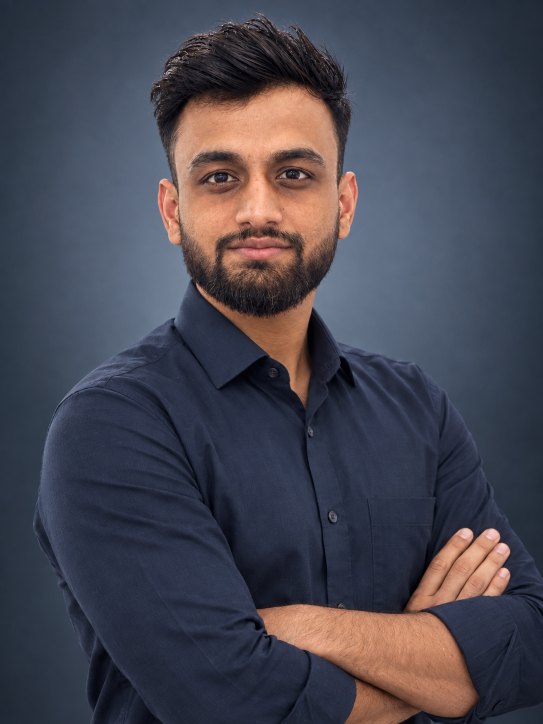
#> input picture dist/assets/ritik-resume-photo.png, 1086 x 1448 px, given in place of Ritik Resume Image.png, which was not available (shown at 1/2 size)
$ python build_resume.py
#> lines starting #> are read from the running program, lines starting #| are printed output that depends on the picture; after the words box and inside, x2 and y2 are one past the last pixel; in counts of white or black regions, pixels touching at a corner belong together; pictures that were not available may be replaced by others from this repository, and a replacement may not be noted
from pathlib import Path
from PIL import Image, ImageDraw
from docx import Document
from docx.shared import Mm, Pt, RGBColor
from docx.enum.text import WD_ALIGN_PARAGRAPH, WD_LINE_SPACING
from docx.enum.table import WD_TABLE_ALIGNMENT, WD_CELL_VERTICAL_ALIGNMENT
from docx.oxml import OxmlElement
from docx.oxml.ns import qn

ROOT = Path(__file__).resolve().parent
PHOTO = ROOT / 'Ritik Resume Image.png'
OUT = ROOT / 'Ritik_Dandir_Resume.docx'
ASSET = ROOT / '_resume_work'
ASSET.mkdir(exist_ok=True)
HEX = ASSET / 'profile_hex.png'

NAVY = '062A4D'; DARK = '031D36'; BLUE = '0B4F8A'; ACCENT = '2F80C9'
LIGHT = 'EAF3FB'; TEXT = '102A43'; GREY = '5B6770'; WHITE = 'FFFFFF'

# [27 lines left out: functions shade, borders, cell_margin, set_width, not called in this run]

def set_repeat_table_header(row):
    trPr = row._tr.get_or_add_trPr(); el = OxmlElement('w:tblHeader'); el.set(qn('w:val'), 'true'); trPr.append(el)

def no_borders(table):
    for row in table.rows:
        for cell in row.cells: borders(cell, top=('nil','FFFFFF',0), left=('nil','FFFFFF',0), bottom=('nil','FFFFFF',0), right=('nil','FFFFFF',0))

def font(run, size=9, color=TEXT, bold=False, italic=False, name='Arial'):
    run.font.name = name; run._element.rPr.rFonts.set(qn('w:eastAsia'), name)
    run.font.size = Pt(size); run.font.bold = bold; run.font.italic = italic; run.font.color.rgb = RGBColor.from_string(color)

# [6 lines left out: function para, not called in this run]

def clear_cell(cell):
    cell.text = ''
    p = cell.paragraphs[0]; p.paragraph_format.space_after = Pt(0); p.paragraph_format.space_before = Pt(0)

# [6 lines left out: function sidebar_heading, not called in this run]

def sidebar_bullet(cell, text, size=8.2):
    p = cell.add_paragraph(style=None); p.paragraph_format.left_indent = Mm(3.8); p.paragraph_format.first_line_indent = Mm(-3.2); p.paragraph_format.space_after = Pt(1.2); p.paragraph_format.line_spacing = 1.0
    r=p.add_run('•  '); font(r,size,'DDEEFF'); r=p.add_run(text); font(r,size,WHITE)

# [9 lines left out: function section_header, not called in this run]

def add_body(cell,text,size=8.5,bold=False,after=2,italic=False):
    p=cell.add_paragraph(); p.paragraph_format.space_after=Pt(after); p.paragraph_format.line_spacing=1.0
    r=p.add_run(text); font(r,size,TEXT,bold,italic); return p

def bullet(cell, text, size=8.0, after=0.7):
    p=cell.add_paragraph(); p.paragraph_format.left_indent=Mm(4.2); p.paragraph_format.first_line_indent=Mm(-3.6); p.paragraph_format.space_after=Pt(after); p.paragraph_format.line_spacing=1.0
    r=p.add_run('•  '); font(r,size,BLUE,True); r=p.add_run(text); font(r,size,TEXT)

def make_hex():
    im=Image.open(PHOTO).convert('RGB'); w,h=im.size
#> in make_hex, im is the input picture: PIL image 1086x1448 RGB; mean R, G, B 70.1, 69.4, 80.7
#> after `w, h = im.size`: w = 1086; h = 1448
    crop_w=int(h*0.78); left=(w-crop_w)//2; crop=im.crop((left,0,left+crop_w,h))
#> after `crop_w = int(h * 0.78)`: crop_w = 1129
#> after `left = (w - crop_w) // 2`: left = -22
#> after `crop = im.crop((left, 0, left + crop_w, h))`:
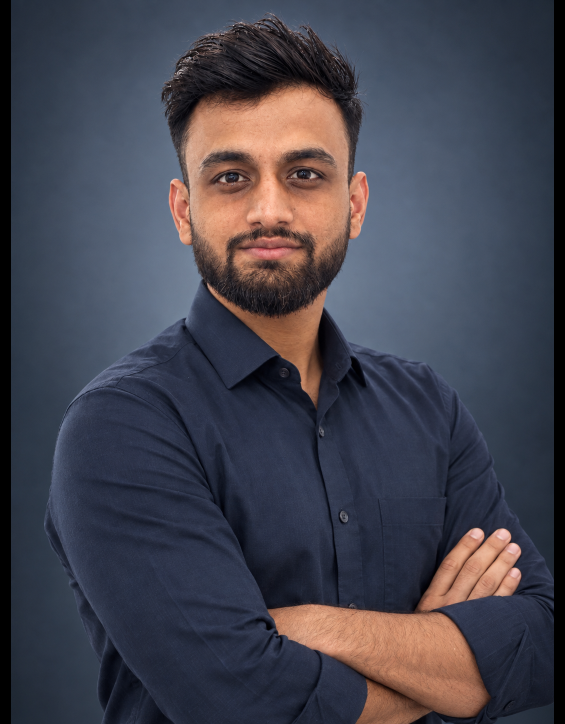
#> crop: PIL image 1129x1448 RGB (shown at 1/2 size); mean R, G, B 67.4, 66.8, 77.6
    crop=crop.resize((700,760),Image.Resampling.LANCZOS)
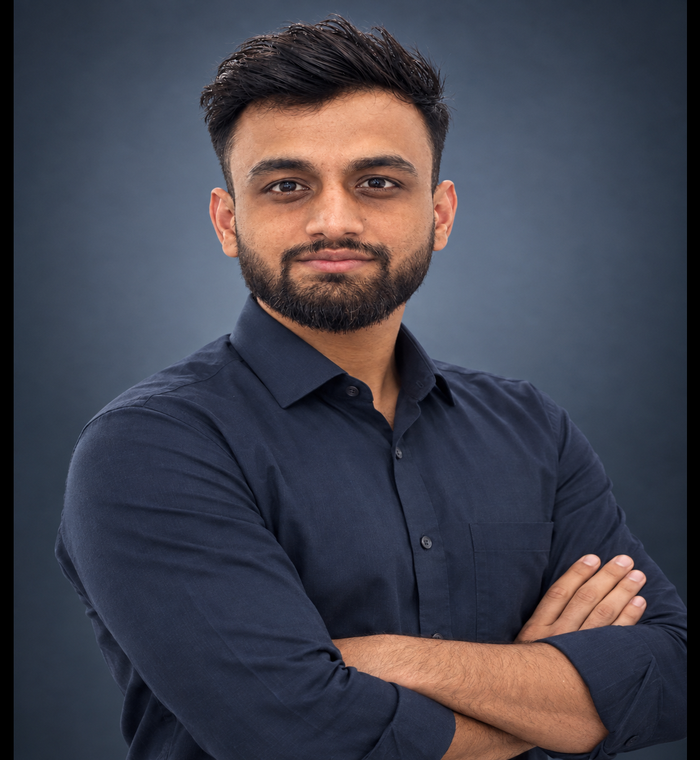
#> crop: PIL image 700x760 RGB; mean R, G, B 67.4, 66.8, 77.6
    out=Image.new('RGBA',(760,820),(0,0,0,0)); out.paste(crop,(30,30))
#> after `out = Image.new('RGBA', (760, 820), (0, 0, 0, 0))`: out: PIL image 760x820 RGBA; every value is 0
#> after `out.paste(crop, (30, 30))`:
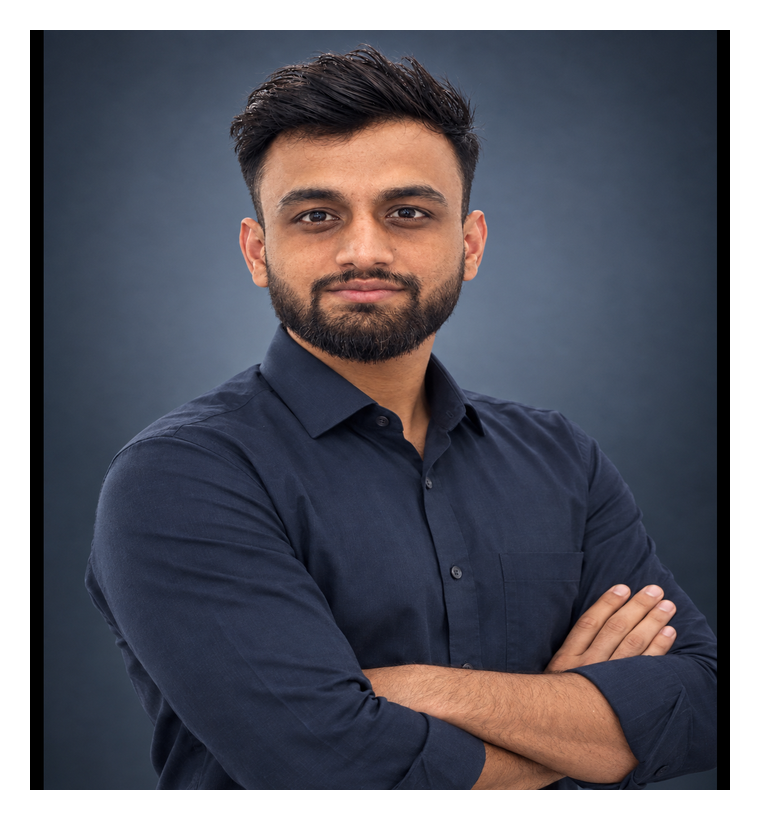
#> out: PIL image 760x820 RGBA; mean R, G, B, A 57.5, 57, 66.3, 217.7; transparent parts drawn white
    mask=Image.new('L',(700,760),0); d=ImageDraw.Draw(mask); d.polygon([(350,0),(680,165),(680,560),(350,760),(20,560),(20,165)],fill=255)
#> after `mask = Image.new('L', (700, 760), 0)`: mask: PIL image 700x760 L; every value is 0
    alpha=Image.new('L',out.size,0); alpha.paste(mask,(30,30)); out.putalpha(alpha)
#> after `alpha = Image.new('L', out.size, 0)`: alpha: PIL image 760x820 L; every value is 0
#> after `alpha.paste(mask, (30, 30))`:
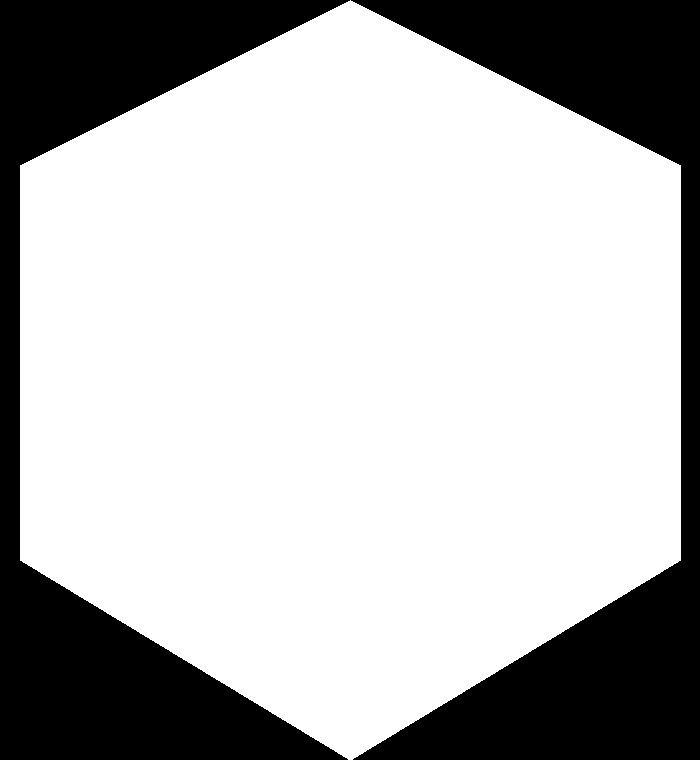
#> mask: PIL image 700x760 L; 71.8% white; 2 black regions, box (x1, y1, x2, y2) and area: (0, 0, 350, 760) 75430, (351, 0, 700, 760) 74670
#> after `alpha.paste(mask, (30, 30))`:
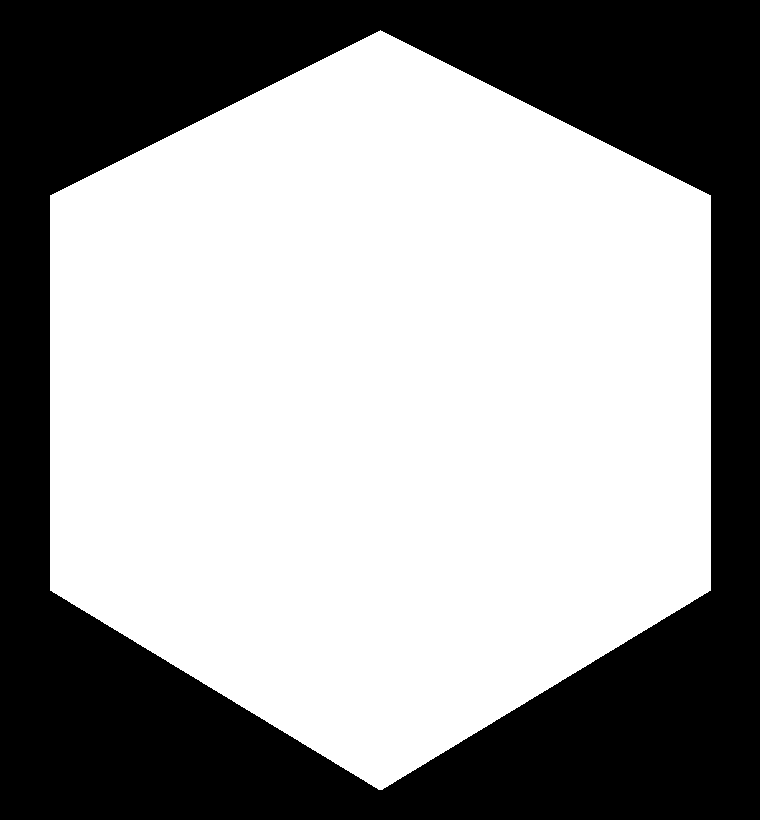
#> alpha: PIL image 760x820 L; 61.3% white; 1 black region, box (x1, y1, x2, y2) and area: (0, 0, 760, 820) 241300
#> after `out.putalpha(alpha)`:
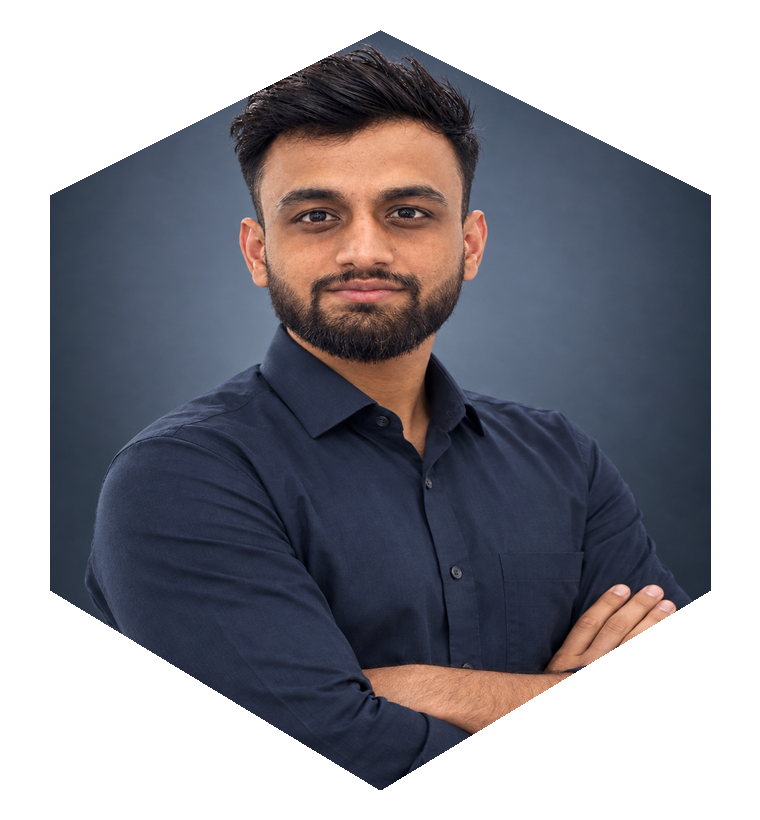
#> out: PIL image 760x820 RGBA; mean R, G, B, A 57.5, 57, 66.3, 156.3; transparent parts drawn white
    dr=ImageDraw.Draw(out); pts=[(380,15),(725,180),(725,575),(380,805),(35,575),(35,180)]
    dr.line(pts+[pts[0]],fill=(205,235,255,255),width=7,joint='curve')
    out.save(HEX)
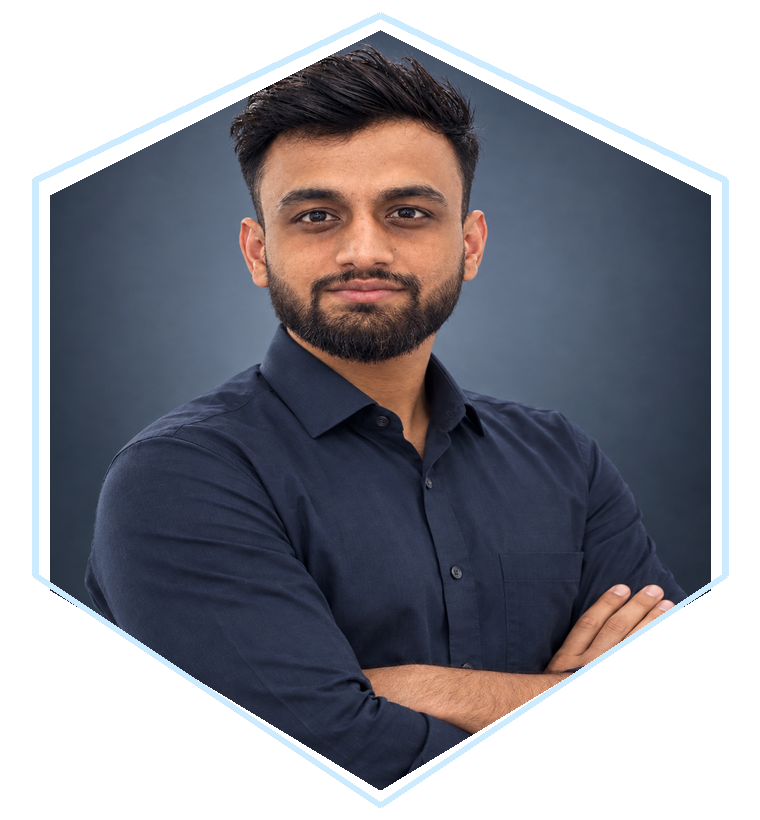
#> saved as profile_hex.png: PIL image 760x820 RGBA; mean R, G, B, A 61.6, 61.8, 71.4, 162.1; transparent parts drawn white

def build():
    make_hex(); d=Document(); sec=d.sections[0]; sec.page_width=Mm(210); sec.page_height=Mm(297); sec.top_margin=Mm(0); sec.bottom_margin=Mm(0); sec.left_margin=Mm(0); sec.right_margin=Mm(0); sec.header_distance=Mm(0); sec.footer_distance=Mm(0)
    styles=d.styles; styles['Normal'].font.name='Arial'; styles['Normal']._element.rPr.rFonts.set(qn('w:eastAsia'),'Arial'); styles['Normal'].font.size=Pt(9)
    outer=d.add_table(rows=1,cols=2); outer.alignment=WD_TABLE_ALIGNMENT.CENTER; outer.autofit=False; no_borders(outer)
    left,right=outer.rows[0].cells; set_width(left,65); set_width(right,145); left.vertical_alignment=WD_CELL_VERTICAL_ALIGNMENT.TOP; right.vertical_alignment=WD_CELL_VERTICAL_ALIGNMENT.TOP; shade(left,NAVY); shade(right,'FFFFFF'); cell_margin(left,250,600,180,520); cell_margin(right,650,600,200,650)
    # sidebar
    p=left.paragraphs[0]; p.alignment=WD_ALIGN_PARAGRAPH.CENTER; p.paragraph_format.space_after=Pt(2); r=p.add_run(); r.add_picture(str(HEX),width=Mm(50))
    for txt, sym in [('+91 797-426-8544','☎'),('ritikdandir@gmail.com','✉'),('Khargone, Madhya Pradesh, India','●'),('linkedin.com/in/ritikdandir','in')]:
        p=left.add_paragraph(); p.paragraph_format.left_indent=Mm(1.5); p.paragraph_format.space_after=Pt(2); r=p.add_run(sym+'  '); font(r,9,'DDEEFF',True); r=p.add_run(txt); font(r,8.2,WHITE)
    p=left.add_paragraph(); p.paragraph_format.space_before=Pt(5); r=p.add_run('━━━━━━━━━━━━━━━━━━━━'); font(r,5.5,'8CB6D9')
    sidebar_heading(left,'TECHNICAL SKILLS','⚙')
    for x in ['BIW Welding Process','Fixture Costing & Estimation','Techno-Commercial Estimation','Manufacturing Process Analysis','Process Optimization','Cycle-Time Optimization','Engineering Cost Analysis','Engineering Documentation','Technical Proposal Preparation','Business & Engineering Reporting']: sidebar_bullet(left,x)
    sidebar_heading(left,'SOFTWARE & TOOLS','▣')
    for x in ['MS Excel (Advanced)','Pivot Tables | XLOOKUP | Power Query','MS PowerPoint','Power BI (Basic/Intermediate)','AutoCAD (Basic)','ERP / SAP (Basic)']: sidebar_bullet(left,x)
    sidebar_heading(left,'PROFESSIONAL SKILLS','●')
    for x in ['Analytical Thinking','Problem Solving','Technical Communication','Team Collaboration','Documentation Management','Time Management','Engineering Coordination','Business Communication']: sidebar_bullet(left,x)
    sidebar_heading(left,'LANGUAGES','文')
    for x in ['English','Hindi']: sidebar_bullet(left,x)
    # main header
    p=right.paragraphs[0]; p.paragraph_format.space_after=Pt(1); r=p.add_run('RITIK DANDIR'); font(r,27,NAVY,True)
    p=right.add_paragraph(); p.paragraph_format.space_after=Pt(2); p.paragraph_format.line_spacing=0.95; r=p.add_run('Mechanical Engineer | Manufacturing Engineering |\nBIW | Fixture Costing & Techno-Commercial Estimation'); font(r,10.2,NAVY,True)
    p=right.add_paragraph(); p.alignment=WD_ALIGN_PARAGRAPH.RIGHT; p.paragraph_format.space_after=Pt(3); r=p.add_run('Building Efficient Manufacturing Solutions\nThrough Engineering, Analysis & Innovation'); font(r,8.3,BLUE,False,True)
    section_header(right,'PROFESSIONAL SUMMARY','●')
    add_body(right,'Mechanical Engineering professional with experience in automotive manufacturing engineering, BIW welding processes, fixture costing, techno-commercial estimation, process analysis, cycle-time optimization, and engineering documentation.',8.25,False,1)
    add_body(right,'Currently working as an Executive Engineer at JBM Group, with progression from Graduate Engineer Trainee to Executive Engineer within one year. Experienced in preparing engineering cost estimates and techno-commercial offers, supporting fixture costing activities, analysing manufacturing processes, developing business dashboards, and coordinating technical information for engineering and commercial proposals.',8.25,False,1)
    add_body(right,'Strong interest in manufacturing engineering, fixture/tooling, process optimization, engineering costing, and project engineering within the automotive industry.',8.25,False,2)
    section_header(right,'PROFESSIONAL EXPERIENCE','▣')
    p=right.add_paragraph(); p.paragraph_format.space_after=Pt(0); r=p.add_run('JBM GROUP    |    '); font(r,9.1,NAVY,True); r=p.add_run('Gurugram'); font(r,9.1,TEXT)
    p=right.add_paragraph(); p.paragraph_format.space_after=Pt(0); r=p.add_run('Executive Engineer – Engineering'); font(r,9.2,NAVY,True); r=p.add_run('                                      2023 – Present'); font(r,8.3,TEXT)
    exp=['Prepare techno-commercial offers and engineering cost estimates based on project requirements, technical specifications, and defined scope.','Support BIW welding process-related engineering activities and evaluation of manufacturing requirements.','Perform engineering and manufacturing process analysis to identify opportunities for process optimization and improved manufacturing efficiency.','Support cycle-time analysis and optimization activities for manufacturing processes.','Perform fixture costing and estimation activities, including evaluation of engineering requirements and associated costs.','Prepare and maintain engineering and business documentation for project and management requirements.','Develop business dashboards and analytical reports using MS Excel and available tools.','Coordinate technical information from relevant stakeholders for preparation of commercial and engineering proposals.','Analyse engineering requirements and associated cost elements to support commercial decision-making and project estimation.','Prepare technical information and presentations for communication of engineering and commercial requirements.']
    for x in exp: bullet(right,x,7.65,0.25)
    # career box
    box=right.add_table(rows=1,cols=1); box.alignment=WD_TABLE_ALIGNMENT.CENTER; no_borders(box); c=box.cell(0,0); shade(c,LIGHT); cell_margin(c,90,150,80,150)
    p=c.paragraphs[0]; p.paragraph_format.space_after=Pt(1); r=p.add_run('CAREER PROGRESSION'); font(r,8.7,BLUE,True)
    p=c.add_paragraph(); p.paragraph_format.space_after=Pt(1); r=p.add_run('Graduate Engineer Trainee  →  Executive Engineer'); font(r,8.5,NAVY,True); r=p.add_run('   (within 1 year)'); font(r,7.8,TEXT)
    p=c.add_paragraph(); p.paragraph_format.space_after=Pt(0); r=p.add_run('Progressed to the position of Executive Engineer, reflecting increased responsibility in engineering, costing, process analysis, documentation and commercial estimation.'); font(r,7.55,TEXT)
    section_header(right,'CORE ENGINEERING EXPERTISE','⚙')
    t=right.add_table(rows=1,cols=2); t.alignment=WD_TABLE_ALIGNMENT.LEFT; t.autofit=False; t.columns[0].width=Mm(65); t.columns[1].width=Mm(65); no_borders(t)
    a,b=t.rows[0].cells; set_width(a,65); set_width(b,65); cell_margin(a,0,0,0,100); cell_margin(b,0,100,0,0)
    for x in ['BIW Welding Process','Fixture Costing & Estimation','Techno-Commercial Estimation','Manufacturing Process Analysis','Process Optimization','Cycle-Time Optimization']: bullet(a,x,7.8,0.2)
    for x in ['Engineering Cost Analysis','Engineering Documentation','Technical Proposal Preparation','Business & Engineering Reporting','Excel-Based Analysis','Dashboard Development']: bullet(b,x,7.8,0.2)
    section_header(right,'EDUCATION','◆')
    edu=[('2024','Precision Engineering Certificate Course','SSR Global Skill Park, Bhopal'),('2023','Bachelor of Technology (B.Tech) – Mechanical Engineering','Chameli Devi Group of Institutions'),('2019','Class XII – PCM','Shree Vaishnav Vidya Mandir, Khargone'),('2016','Class X','Shree Vaishnav Vidya Mandir, Khargone')]
    for yr,title,school in edu:
        p=right.add_paragraph(); p.paragraph_format.left_indent=Mm(4); p.paragraph_format.first_line_indent=Mm(-4); p.paragraph_format.space_after=Pt(0); p.paragraph_format.line_spacing=0.95; r=p.add_run('●  '); font(r,8,BLUE,True); r=p.add_run(title); font(r,8.1,NAVY,True); r=p.add_run('                                      '+yr); font(r,7.8,BLUE,True)
        p=right.add_paragraph(); p.paragraph_format.left_indent=Mm(7); p.paragraph_format.space_after=Pt(1); p.paragraph_format.line_spacing=0.95; r=p.add_run(school); font(r,7.5,TEXT)
    # table row exact page height
    trPr=outer.rows[0]._tr.get_or_add_trPr(); h=OxmlElement('w:trHeight'); h.set(qn('w:val'),str(int(297*56.7))); h.set(qn('w:hRule'),'atLeast'); trPr.append(h)
    d.save(OUT)
    print(OUT)

if __name__=='__main__': build()
#> (the call stopped at in build, `make_hex(); d=Document(); sec=d.sections[0]; sec.page_width=Mm(210); s..`: docx is not available in this run)
